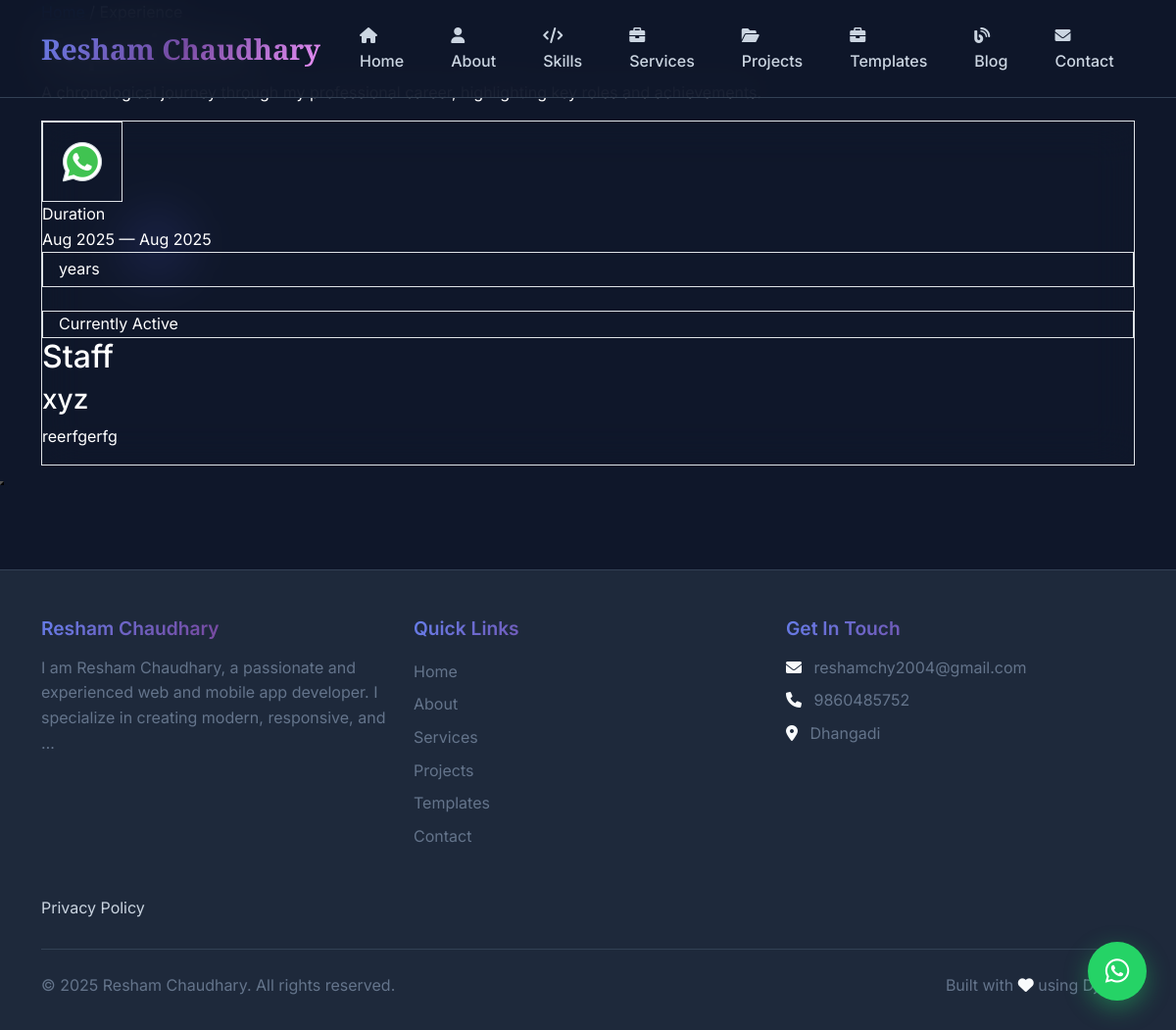
The app's page /experience/ with its own data.
### app/models.py (models this page shows, shortened)
class Profile(models.Model):
    name = models.CharField(max_length=100)
    title = models.CharField(max_length=200)
    bio = RichTextField()
    profile_image = models.ImageField(upload_to='profile/')
    resume = models.FileField(upload_to='resume/', blank=True, null=True)
    email = models.EmailField()
    phone = models.CharField(max_length=20, blank=True)
    location = models.CharField(max_length=100, blank=True)
    github = models.URLField(blank=True)
    linkedin = models.URLField(blank=True)
    twitter = models.URLField(blank=True)
    instagram = models.URLField(blank=True)
    created_at = models.DateTimeField(auto_now_add=True)
    class Meta:
        verbose_name = "Profile"
        verbose_name_plural = "Profile"

class Experience(models.Model):
    company = models.CharField(max_length=200)
    position = models.CharField(max_length=200)
    description = RichTextField()
    start_date = models.DateField()
    end_date = models.DateField(blank=True, null=True)
    is_current = models.BooleanField(default=False)
    company_logo = models.ImageField(upload_to='company_logos/', blank=True)
    class Meta:
        ordering = ['-start_date']

### app/views.py (the view)
# urls.py: path('experience/', views.experience, name='experience'),
def experience(request):
    profile = get_profile()
    experiences = Experience.objects.all()
    context = {
        'profile': profile,
        'experiences': experiences,
    }
    return render(request, 'experience.html', context)

### app/templates/experience.html (shortened to what this page needs)
{% extends 'base.html' %}
{% load static %}
{% block content %}
<div class="min-h-screen bg-gray-900 text-white relative overflow-hidden">
    <div class="relative z-10">
        <div class="container mx-auto px-6 pt-16 pb-12">
            <nav class="flex items-center space-x-2 text-gray-400 mb-8">
                <a href="/" class="hover:text-white transition-colors">Home</a>
                <span>/</span>
                <span class="text-cyan-400">Experience</span>
            </nav>
            <div class="max-w-4xl">
                <h1 class="text-6xl md:text-7xl font-black mb-6 leading-none">
                    <span class="text-transparent bg-clip-text bg-gradient-to-r from-cyan-400 via-purple-400 to-pink-400">
                    </span>
                </h1>
                <p class="text-xl md:text-2xl text-gray-300 max-w-3xl leading-relaxed">
                </p>
            </div>
        </div>
    </div>
    <div class="container mx-auto px-6 pb-20 relative z-10">
        <div class="grid gap-8 max-w-6xl mx-auto">
            {% for experience in experiences %}
                <article class="group relative">
                    <div class="relative bg-gray-800/50 backdrop-blur-xl border border-gray-700/50 rounded-2xl p-8 hover:bg-gray-800/70 hover:border-cyan-500/30 transition-all duration-500 transform hover:scale-[1.02]">
                        <div class="relative z-10">
                            <div class="flex flex-col lg:flex-row lg:items-start gap-6">
                                <div class="lg:w-64 flex-shrink-0">
                                    {% if experience.company_logo %}
                                        <div class="mb-6">
                                            <img src="{{ experience.company_logo.url }}"
                                                 alt="{{ experience.company }} logo"
                                                 class="w-20 h-20 object-contain rounded-xl bg-white/10 p-3 border border-gray-600">
                                        </div>
                                    {% else %}
                                        <div class="mb-6 w-20 h-20 bg-gradient-to-br from-cyan-500 to-purple-500 rounded-xl flex items-center justify-center">
                                            <i class="fas fa-building text-2xl text-white"></i>
                                        </div>
                                    {% endif %}
                                    <div class="space-y-2 text-sm">
                                        <div class="text-gray-400 uppercase tracking-wider font-medium">Duration</div>
                                        <div class="text-white font-mono">
                                            {{ experience.start_date|date:"M Y" }} —
                                            {% if experience.end_date %}
                                                {{ experience.end_date|date:"M Y" }}
                                            {% else %}
                                                Present
                                            {% endif %}
                                        </div>
                                        <div class="inline-flex items-center px-3 py-1 bg-cyan-500/20 text-cyan-300 rounded-full text-xs font-medium border border-cyan-500/30">
                                            {% if experience.end_date %}
                                                {% widthratio experience.end_date|timeuntil:experience.start_date 365 1 %} years
                                            {% else %}
                                                {% widthratio "now"|date:"c"|timeuntil:experience.start_date 365 1 %} years
                                            {% endif %}
                                        </div>
                                    </div>
                                    {% if experience.is_current %}
                                        <div class="mt-4">
                                            <div class="inline-flex items-center px-3 py-1.5 bg-green-500/20 text-green-300 rounded-full text-xs font-semibold border border-green-500/40">
                                                Currently Active
                                            </div>
                                        </div>
                                    {% endif %}
                                </div>
                                <div class="flex-1 lg:pl-8 lg:border-l lg:border-gray-700">
                                    <header class="mb-6">
                                        <h2 class="text-3xl md:text-4xl font-bold text-white mb-2 leading-tight">
                                            {{ experience.position }}
                                        </h2>
                                        <h3 class="text-xl text-transparent bg-clip-text bg-gradient-to-r from-cyan-400 to-purple-400 font-semibold">
                                            {{ experience.company }}
                                        </h3>
                                    </header>
                                    <div class="prose prose-invert prose-lg max-w-none mb-6">
                                        <div class="text-gray-300 leading-relaxed">
                                            {{ experience.description|safe }}
                                        </div>
                                    </div>
                                </div>
                            </div>
                        </div>
                    </div>
                </article>
            {% endfor %}
        </div>
    </div>
    <div class="fixed right-8 top-1/2 transform -translate-y-1/2 space-y-3 z-20 hidden lg:block">
        {% for experience in experiences %}
            <button class="w-3 h-3 rounded-full bg-gray-600 hover:bg-cyan-400 transition-colors duration-300"
                    data-scroll-to="experience-{{ forloop.counter }}"></button>
        {% endfor %}
    </div>
</div>
{% endblock %}

### app/templates/base.html (shortened to what this page needs)
<!DOCTYPE html>
<html lang="en">
<head>
    <link href="https://cdnjs.cloudflare.com/ajax/libs/bootstrap/5.3.2/css/bootstrap.min.css" rel="stylesheet">
    <link href="https://cdnjs.cloudflare.com/ajax/libs/font-awesome/6.4.0/css/all.min.css" rel="stylesheet">
    <link rel="stylesheet" href="https://cdnjs.cloudflare.com/ajax/libs/font-awesome/6.0.0/css/all.min.css">
    <link href="https://cdnjs.cloudflare.com/ajax/libs/aos/2.3.4/aos.css" rel="stylesheet">
</head>
<body>
    <div class="animated-bg">
        <div class="floating-shapes">
            <div class="shape"></div>
        </div>
    </div>
    <nav class="navbar navbar-expand-lg navbar-dark fixed-top">
        <div class="container">
            <a class="navbar-brand" href="{% url 'home' %}">
                {% if profile %}{{ profile.name }}{% else %}Portfolio{% endif %}
            </a>
            <div class="collapse navbar-collapse" id="navbarNav">
                <ul class="navbar-nav ms-auto">
                    <li class="nav-item">
                        <a class="nav-link" href="{% url 'home' %}">
                            <i class="fas fa-home me-1"></i> Home
                        </a>
                    </li>
                    <li class="nav-item">
                        <a class="nav-link" href="{% url 'about' %}">
                            <i class="fas fa-user me-1"></i> About
                        </a>
                    </li>
                    <li class="nav-item">
                        <a class="nav-link" href="{% url 'skills' %}">
                            <i class="fas fa-code me-1"></i> Skills
                        </a>
                    </li>
                    <li class="nav-item">
                        <a class="nav-link" href="{% url 'services' %}">
                            <i class="fas fa-briefcase me-1"></i> Services
                        </a>
                    </li>
                    <li class="nav-item">
                        <a class="nav-link" href="{% url 'projects' %}">
                            <i class="fas fa-folder-open me-1"></i> Projects
                        </a>
                    </li>
                    <li class="nav-item">
                        <a class="nav-link" href="{% url 'template_list' %}">
                            <i class="fas fa-briefcase me-1"></i> Templates
                        </a>
                    </li>
                    <li class="nav-item">
                        <a class="nav-link" href="{% url 'blog' %}">
                            <i class="fas fa-blog me-1"></i> Blog
                        </a>
                    </li>
                    <li class="nav-item">
                        <a class="nav-link" href="{% url 'contact' %}">
                            <i class="fas fa-envelope me-1"></i> Contact
                        </a>
                    </li>
                </ul>
            </div>
        </div>
    </nav>
    <main>
        {% block content %}
        {% endblock %}
    </main>
    <footer class="footer">
        <div class="container">
            <div class="row">
                <div class="col-lg-4 mb-4">
                    <h5 class="gradient-text mb-3">
                        {% if profile %}{{ profile.name }}{% else %}Portfolio{% endif %}
                    </h5>
                    <p class="text-muted">
                        {% if profile %}{{ profile.bio|striptags|truncatewords:20 }}{% endif %}
                    </p>
                </div>
                <div class="col-lg-4 mb-4">
                    <h5 class="gradient-text mb-3">Quick Links</h5>
                    <ul class="list-unstyled">
                        <li><a href="{% url 'home' %}" class="text-muted text-decoration-none">Home</a></li>
                        <li><a href="{% url 'about' %}" class="text-muted text-decoration-none">About</a></li>
                        <li><a href="{% url 'services' %}" class="text-muted text-decoration-none">Services</a></li>
                        <li><a href="{% url 'projects' %}" class="text-muted text-decoration-none">Projects</a></li>
                        <li><a href="{% url 'template_list' %}" class="text-muted text-decoration-none">Templates</a></li>
                        <li><a href="{% url 'contact' %}" class="text-muted text-decoration-none">Contact</a></li>
                    </ul>
                </div>
                <div class="col-lg-4 mb-4">
                    <h5 class="gradient-text mb-3">Get In Touch</h5>
                    {% if profile %}
                    <p class="text-muted mb-2">
                        <i class="fas fa-envelope me-2"></i>
                        {{ profile.email }}
                    </p>
                    {% if profile.phone %}
                    <p class="text-muted mb-2">
                        <i class="fas fa-phone me-2"></i>
                        {{ profile.phone }}
                    </p>
                    {% endif %}
                    {% if profile.location %}
                    <p class="text-muted mb-2">
                        <i class="fas fa-map-marker-alt me-2"></i>
                        {{ profile.location }}
                    </p>
                    {% endif %}
                    {% endif %}
                </div>
            </div>
            <a class="nav-link" href="https://pythondevelopersites.blogspot.com/2025/08/potfolio-web-privacy-policy.html" target="_blank">Privacy Policy</a>
            <hr class="my-4" style="border-color: var(--dark-border);">
            <div class="row">
                <div class="col-md-6">
                    <p class="text-muted mb-0">
                        © 2025 {% if profile %}{{ profile.name }}{% else %}Portfolio{% endif %}. All rights reserved.
                    </p>
                </div>
                <div class="col-md-6 text-md-end">
                    <p class="text-muted mb-0">
                        Built with <i class="fas fa-heart text-danger"></i> using Django
                    </p>
                </div>
            </div>
        </div>
    </footer>
<a href="https://wa.me/9779860485752?text=Hello%20I'm%20interested%20in%20your%20services"
   class="whatsapp-float"
   target="_blank"
   rel="noopener noreferrer"
   aria-label="Chat on WhatsApp">
    <i class="fab fa-whatsapp"></i>
</a>
</body>
</html>

### records on screen
Profile: name "Resham Chaudhary", bio "I am Resham Chaudhary, a passionate and experienced web and mobile app developer. I specialize in creating modern, responsive, and …", email "reshamchy2004@gmail.com", phone "9860485752", location "Dhangadi"
Experience: company_logo (picture), start_date "Aug 2025", end_date "Aug 2025", shows "years", is_current "Currently Active", position "Staff", company "xyz", description "reerfgerfg"
